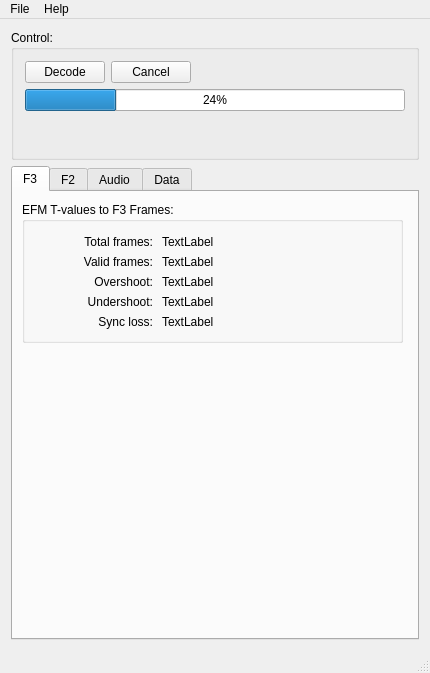
<?xml version="1.0" encoding="UTF-8"?>
<ui version="4.0">
 <class>MainWindow</class>
 <widget class="QMainWindow" name="MainWindow">
  <property name="geometry">
   <rect>
    <x>0</x>
    <y>0</y>
    <width>430</width>
    <height>673</height>
   </rect>
  </property>
  <property name="windowTitle">
   <string>ld-process-efm</string>
  </property>
  <property name="windowIcon">
   <iconset resource="resources.qrc">
    <normaloff>:/logos/Graphics/ld-process-efm logo 128px.png</normaloff>:/logos/Graphics/ld-process-efm logo 128px.png</iconset>
  </property>
  <widget class="QWidget" name="centralWidget">
   <layout class="QVBoxLayout" name="verticalLayout_2">
    <item>
     <layout class="QVBoxLayout" name="verticalLayout">
      <item>
       <widget class="QGroupBox" name="controlGroupBox">
        <property name="minimumSize">
         <size>
          <width>0</width>
          <height>0</height>
         </size>
        </property>
        <property name="maximumSize">
         <size>
          <width>16777215</width>
          <height>130</height>
         </size>
        </property>
        <property name="title">
         <string>Control:</string>
        </property>
        <layout class="QVBoxLayout" name="verticalLayout_4">
         <item>
          <layout class="QVBoxLayout" name="verticalLayout_3">
           <item>
            <layout class="QHBoxLayout" name="horizontalLayout">
             <item>
              <widget class="QPushButton" name="decodePushButton">
               <property name="text">
                <string>Decode</string>
               </property>
              </widget>
             </item>
             <item>
              <widget class="QPushButton" name="cancelPushButton">
               <property name="text">
                <string>Cancel</string>
               </property>
              </widget>
             </item>
             <item>
              <spacer name="horizontalSpacer">
               <property name="orientation">
                <enum>Qt::Horizontal</enum>
               </property>
               <property name="sizeHint" stdset="0">
                <size>
                 <width>40</width>
                 <height>20</height>
                </size>
               </property>
              </spacer>
             </item>
            </layout>
           </item>
           <item>
            <layout class="QHBoxLayout" name="horizontalLayout_2">
             <item>
              <widget class="QProgressBar" name="decodeProgressBar">
               <property name="value">
                <number>24</number>
               </property>
              </widget>
             </item>
            </layout>
           </item>
          </layout>
         </item>
         <item>
          <spacer name="verticalSpacer">
           <property name="orientation">
            <enum>Qt::Vertical</enum>
           </property>
           <property name="sizeHint" stdset="0">
            <size>
             <width>20</width>
             <height>40</height>
            </size>
           </property>
          </spacer>
         </item>
        </layout>
       </widget>
      </item>
      <item>
       <widget class="QTabWidget" name="feedbackTabWidget">
        <property name="currentIndex">
         <number>0</number>
        </property>
        <widget class="QWidget" name="f3FramesTab">
         <attribute name="title">
          <string>F3</string>
         </attribute>
         <widget class="QGroupBox" name="groupBox_4">
          <property name="geometry">
           <rect>
            <x>9</x>
            <y>10</y>
            <width>381</width>
            <height>141</height>
           </rect>
          </property>
          <property name="title">
           <string>EFM T-values to F3 Frames:</string>
          </property>
          <widget class="QLabel" name="label">
           <property name="geometry">
            <rect>
             <x>10</x>
             <y>30</y>
             <width>121</width>
             <height>20</height>
            </rect>
           </property>
           <property name="text">
            <string>Total frames:</string>
           </property>
           <property name="alignment">
            <set>Qt::AlignRight|Qt::AlignTrailing|Qt::AlignVCenter</set>
           </property>
          </widget>
          <widget class="QLabel" name="label_2">
           <property name="geometry">
            <rect>
             <x>10</x>
             <y>50</y>
             <width>121</width>
             <height>20</height>
            </rect>
           </property>
           <property name="text">
            <string>Valid frames:</string>
           </property>
           <property name="alignment">
            <set>Qt::AlignRight|Qt::AlignTrailing|Qt::AlignVCenter</set>
           </property>
          </widget>
          <widget class="QLabel" name="label_3">
           <property name="geometry">
            <rect>
             <x>10</x>
             <y>70</y>
             <width>121</width>
             <height>20</height>
            </rect>
           </property>
           <property name="text">
            <string>Overshoot:</string>
           </property>
           <property name="alignment">
            <set>Qt::AlignRight|Qt::AlignTrailing|Qt::AlignVCenter</set>
           </property>
          </widget>
          <widget class="QLabel" name="label_4">
           <property name="geometry">
            <rect>
             <x>10</x>
             <y>110</y>
             <width>121</width>
             <height>20</height>
            </rect>
           </property>
           <property name="text">
            <string>Sync loss:</string>
           </property>
           <property name="alignment">
            <set>Qt::AlignRight|Qt::AlignTrailing|Qt::AlignVCenter</set>
           </property>
          </widget>
          <widget class="QLabel" name="f3Frames_totalLabel">
           <property name="geometry">
            <rect>
             <x>140</x>
             <y>30</y>
             <width>231</width>
             <height>20</height>
            </rect>
           </property>
           <property name="text">
            <string>TextLabel</string>
           </property>
          </widget>
          <widget class="QLabel" name="f3Frames_validLabel">
           <property name="geometry">
            <rect>
             <x>140</x>
             <y>50</y>
             <width>231</width>
             <height>20</height>
            </rect>
           </property>
           <property name="text">
            <string>TextLabel</string>
           </property>
          </widget>
          <widget class="QLabel" name="f3Frames_overshoot">
           <property name="geometry">
            <rect>
             <x>140</x>
             <y>70</y>
             <width>231</width>
             <height>20</height>
            </rect>
           </property>
           <property name="text">
            <string>TextLabel</string>
           </property>
          </widget>
          <widget class="QLabel" name="f3Frames_syncLossLabel">
           <property name="geometry">
            <rect>
             <x>140</x>
             <y>110</y>
             <width>231</width>
             <height>20</height>
            </rect>
           </property>
           <property name="text">
            <string>TextLabel</string>
           </property>
          </widget>
          <widget class="QLabel" name="label_36">
           <property name="geometry">
            <rect>
             <x>10</x>
             <y>90</y>
             <width>121</width>
             <height>20</height>
            </rect>
           </property>
           <property name="text">
            <string>Undershoot:</string>
           </property>
           <property name="alignment">
            <set>Qt::AlignRight|Qt::AlignTrailing|Qt::AlignVCenter</set>
           </property>
          </widget>
          <widget class="QLabel" name="f3Frames_undershoot">
           <property name="geometry">
            <rect>
             <x>140</x>
             <y>90</y>
             <width>231</width>
             <height>20</height>
            </rect>
           </property>
           <property name="text">
            <string>TextLabel</string>
           </property>
          </widget>
         </widget>
        </widget>
        <widget class="QWidget" name="f2FramesTab">
         <attribute name="title">
          <string>F2</string>
         </attribute>
         <widget class="QGroupBox" name="groupBox">
          <property name="geometry">
           <rect>
            <x>10</x>
            <y>10</y>
            <width>381</width>
            <height>141</height>
           </rect>
          </property>
          <property name="title">
           <string>C1 CIRC:</string>
          </property>
          <widget class="QLabel" name="label_5">
           <property name="geometry">
            <rect>
             <x>10</x>
             <y>30</y>
             <width>121</width>
             <height>20</height>
            </rect>
           </property>
           <property name="text">
            <string>Total:</string>
           </property>
           <property name="alignment">
            <set>Qt::AlignRight|Qt::AlignTrailing|Qt::AlignVCenter</set>
           </property>
          </widget>
          <widget class="QLabel" name="label_6">
           <property name="geometry">
            <rect>
             <x>10</x>
             <y>50</y>
             <width>121</width>
             <height>20</height>
            </rect>
           </property>
           <property name="text">
            <string>Valid:</string>
           </property>
           <property name="alignment">
            <set>Qt::AlignRight|Qt::AlignTrailing|Qt::AlignVCenter</set>
           </property>
          </widget>
          <widget class="QLabel" name="label_7">
           <property name="geometry">
            <rect>
             <x>10</x>
             <y>70</y>
             <width>121</width>
             <height>20</height>
            </rect>
           </property>
           <property name="text">
            <string>Invalid:</string>
           </property>
           <property name="alignment">
            <set>Qt::AlignRight|Qt::AlignTrailing|Qt::AlignVCenter</set>
           </property>
          </widget>
          <widget class="QLabel" name="label_8">
           <property name="geometry">
            <rect>
             <x>10</x>
             <y>90</y>
             <width>121</width>
             <height>20</height>
            </rect>
           </property>
           <property name="text">
            <string>Corrected:</string>
           </property>
           <property name="alignment">
            <set>Qt::AlignRight|Qt::AlignTrailing|Qt::AlignVCenter</set>
           </property>
          </widget>
          <widget class="QLabel" name="label_9">
           <property name="geometry">
            <rect>
             <x>10</x>
             <y>110</y>
             <width>121</width>
             <height>20</height>
            </rect>
           </property>
           <property name="text">
            <string>Buffer flushes:</string>
           </property>
           <property name="alignment">
            <set>Qt::AlignRight|Qt::AlignTrailing|Qt::AlignVCenter</set>
           </property>
          </widget>
          <widget class="QLabel" name="label_10">
           <property name="geometry">
            <rect>
             <x>80</x>
             <y>180</y>
             <width>121</width>
             <height>20</height>
            </rect>
           </property>
           <property name="text">
            <string>Total:</string>
           </property>
           <property name="alignment">
            <set>Qt::AlignRight|Qt::AlignTrailing|Qt::AlignVCenter</set>
           </property>
          </widget>
         </widget>
         <widget class="QGroupBox" name="groupBox_2">
          <property name="geometry">
           <rect>
            <x>10</x>
            <y>160</y>
            <width>381</width>
            <height>141</height>
           </rect>
          </property>
          <property name="title">
           <string>C2 CIRC:</string>
          </property>
          <widget class="QLabel" name="label_11">
           <property name="geometry">
            <rect>
             <x>10</x>
             <y>30</y>
             <width>121</width>
             <height>20</height>
            </rect>
           </property>
           <property name="text">
            <string>Total:</string>
           </property>
           <property name="alignment">
            <set>Qt::AlignRight|Qt::AlignTrailing|Qt::AlignVCenter</set>
           </property>
          </widget>
          <widget class="QLabel" name="label_12">
           <property name="geometry">
            <rect>
             <x>10</x>
             <y>50</y>
             <width>121</width>
             <height>20</height>
            </rect>
           </property>
           <property name="text">
            <string>Valid:</string>
           </property>
           <property name="alignment">
            <set>Qt::AlignRight|Qt::AlignTrailing|Qt::AlignVCenter</set>
           </property>
          </widget>
          <widget class="QLabel" name="label_13">
           <property name="geometry">
            <rect>
             <x>10</x>
             <y>70</y>
             <width>121</width>
             <height>20</height>
            </rect>
           </property>
           <property name="text">
            <string>Invalid:</string>
           </property>
           <property name="alignment">
            <set>Qt::AlignRight|Qt::AlignTrailing|Qt::AlignVCenter</set>
           </property>
          </widget>
          <widget class="QLabel" name="label_14">
           <property name="geometry">
            <rect>
             <x>10</x>
             <y>90</y>
             <width>121</width>
             <height>20</height>
            </rect>
           </property>
           <property name="text">
            <string>Corrected:</string>
           </property>
           <property name="alignment">
            <set>Qt::AlignRight|Qt::AlignTrailing|Qt::AlignVCenter</set>
           </property>
          </widget>
          <widget class="QLabel" name="label_15">
           <property name="geometry">
            <rect>
             <x>10</x>
             <y>110</y>
             <width>121</width>
             <height>20</height>
            </rect>
           </property>
           <property name="text">
            <string>Buffer flushes:</string>
           </property>
           <property name="alignment">
            <set>Qt::AlignRight|Qt::AlignTrailing|Qt::AlignVCenter</set>
           </property>
          </widget>
          <widget class="QLabel" name="f2Frames_c2_total">
           <property name="geometry">
            <rect>
             <x>140</x>
             <y>30</y>
             <width>231</width>
             <height>20</height>
            </rect>
           </property>
           <property name="text">
            <string>TextLabel</string>
           </property>
          </widget>
          <widget class="QLabel" name="f2Frames_c2_valid">
           <property name="geometry">
            <rect>
             <x>140</x>
             <y>50</y>
             <width>231</width>
             <height>20</height>
            </rect>
           </property>
           <property name="text">
            <string>TextLabel</string>
           </property>
          </widget>
          <widget class="QLabel" name="f2Frames_c2_invalid">
           <property name="geometry">
            <rect>
             <x>140</x>
             <y>70</y>
             <width>231</width>
             <height>20</height>
            </rect>
           </property>
           <property name="text">
            <string>TextLabel</string>
           </property>
          </widget>
          <widget class="QLabel" name="f2Frames_c2_corrected">
           <property name="geometry">
            <rect>
             <x>140</x>
             <y>90</y>
             <width>231</width>
             <height>20</height>
            </rect>
           </property>
           <property name="text">
            <string>TextLabel</string>
           </property>
          </widget>
          <widget class="QLabel" name="f2Frames_c2_flushes">
           <property name="geometry">
            <rect>
             <x>140</x>
             <y>110</y>
             <width>231</width>
             <height>20</height>
            </rect>
           </property>
           <property name="text">
            <string>TextLabel</string>
           </property>
          </widget>
         </widget>
         <widget class="QGroupBox" name="groupBox_3">
          <property name="geometry">
           <rect>
            <x>10</x>
            <y>310</y>
            <width>381</width>
            <height>121</height>
           </rect>
          </property>
          <property name="title">
           <string>C2 Deinterleave:</string>
          </property>
          <widget class="QLabel" name="label_16">
           <property name="geometry">
            <rect>
             <x>10</x>
             <y>30</y>
             <width>121</width>
             <height>20</height>
            </rect>
           </property>
           <property name="text">
            <string>Total:</string>
           </property>
           <property name="alignment">
            <set>Qt::AlignRight|Qt::AlignTrailing|Qt::AlignVCenter</set>
           </property>
          </widget>
          <widget class="QLabel" name="label_17">
           <property name="geometry">
            <rect>
             <x>10</x>
             <y>50</y>
             <width>121</width>
             <height>20</height>
            </rect>
           </property>
           <property name="text">
            <string>Valid:</string>
           </property>
           <property name="alignment">
            <set>Qt::AlignRight|Qt::AlignTrailing|Qt::AlignVCenter</set>
           </property>
          </widget>
          <widget class="QLabel" name="label_18">
           <property name="geometry">
            <rect>
             <x>10</x>
             <y>70</y>
             <width>121</width>
             <height>20</height>
            </rect>
           </property>
           <property name="text">
            <string>Invalid:</string>
           </property>
           <property name="alignment">
            <set>Qt::AlignRight|Qt::AlignTrailing|Qt::AlignVCenter</set>
           </property>
          </widget>
          <widget class="QLabel" name="label_19">
           <property name="geometry">
            <rect>
             <x>10</x>
             <y>90</y>
             <width>121</width>
             <height>20</height>
            </rect>
           </property>
           <property name="text">
            <string>Buffer flushes:</string>
           </property>
           <property name="alignment">
            <set>Qt::AlignRight|Qt::AlignTrailing|Qt::AlignVCenter</set>
           </property>
          </widget>
          <widget class="QLabel" name="f2Frames_c2de_total">
           <property name="geometry">
            <rect>
             <x>140</x>
             <y>30</y>
             <width>231</width>
             <height>20</height>
            </rect>
           </property>
           <property name="text">
            <string>TextLabel</string>
           </property>
          </widget>
          <widget class="QLabel" name="f2Frames_c2de_valid">
           <property name="geometry">
            <rect>
             <x>140</x>
             <y>50</y>
             <width>231</width>
             <height>20</height>
            </rect>
           </property>
           <property name="text">
            <string>TextLabel</string>
           </property>
          </widget>
          <widget class="QLabel" name="f2Frames_c2de_invalid">
           <property name="geometry">
            <rect>
             <x>140</x>
             <y>70</y>
             <width>231</width>
             <height>20</height>
            </rect>
           </property>
           <property name="text">
            <string>TextLabel</string>
           </property>
          </widget>
          <widget class="QLabel" name="f2Frames_c2de_flushes">
           <property name="geometry">
            <rect>
             <x>140</x>
             <y>90</y>
             <width>231</width>
             <height>20</height>
            </rect>
           </property>
           <property name="text">
            <string>TextLabel</string>
           </property>
          </widget>
         </widget>
         <widget class="QLabel" name="f2Frames_c1_total">
          <property name="geometry">
           <rect>
            <x>150</x>
            <y>40</y>
            <width>231</width>
            <height>20</height>
           </rect>
          </property>
          <property name="text">
           <string>TextLabel</string>
          </property>
         </widget>
         <widget class="QLabel" name="f2Frames_c1_valid">
          <property name="geometry">
           <rect>
            <x>150</x>
            <y>60</y>
            <width>231</width>
            <height>20</height>
           </rect>
          </property>
          <property name="text">
           <string>TextLabel</string>
          </property>
         </widget>
         <widget class="QLabel" name="f2Frames_c1_invalid">
          <property name="geometry">
           <rect>
            <x>150</x>
            <y>80</y>
            <width>231</width>
            <height>20</height>
           </rect>
          </property>
          <property name="text">
           <string>TextLabel</string>
          </property>
         </widget>
         <widget class="QLabel" name="f2Frames_c1_corrected">
          <property name="geometry">
           <rect>
            <x>150</x>
            <y>100</y>
            <width>231</width>
            <height>20</height>
           </rect>
          </property>
          <property name="text">
           <string>TextLabel</string>
          </property>
         </widget>
         <widget class="QLabel" name="f2Frames_c1_flushes">
          <property name="geometry">
           <rect>
            <x>150</x>
            <y>120</y>
            <width>231</width>
            <height>20</height>
           </rect>
          </property>
          <property name="text">
           <string>TextLabel</string>
          </property>
         </widget>
        </widget>
        <widget class="QWidget" name="audioTab">
         <attribute name="title">
          <string>Audio</string>
         </attribute>
         <widget class="QGroupBox" name="groupBox_5">
          <property name="geometry">
           <rect>
            <x>10</x>
            <y>10</y>
            <width>381</width>
            <height>81</height>
           </rect>
          </property>
          <property name="title">
           <string>Stereo samples:</string>
          </property>
          <widget class="QLabel" name="label_20">
           <property name="geometry">
            <rect>
             <x>10</x>
             <y>30</y>
             <width>121</width>
             <height>20</height>
            </rect>
           </property>
           <property name="text">
            <string>Total valid:</string>
           </property>
           <property name="alignment">
            <set>Qt::AlignRight|Qt::AlignTrailing|Qt::AlignVCenter</set>
           </property>
          </widget>
          <widget class="QLabel" name="audio_totalValidSamples">
           <property name="geometry">
            <rect>
             <x>140</x>
             <y>30</y>
             <width>231</width>
             <height>20</height>
            </rect>
           </property>
           <property name="text">
            <string>TextLabel</string>
           </property>
          </widget>
          <widget class="QLabel" name="label_31">
           <property name="geometry">
            <rect>
             <x>10</x>
             <y>50</y>
             <width>121</width>
             <height>20</height>
            </rect>
           </property>
           <property name="text">
            <string>Total invalid:</string>
           </property>
           <property name="alignment">
            <set>Qt::AlignRight|Qt::AlignTrailing|Qt::AlignVCenter</set>
           </property>
          </widget>
          <widget class="QLabel" name="audio_totalInvalidSamples">
           <property name="geometry">
            <rect>
             <x>140</x>
             <y>50</y>
             <width>231</width>
             <height>20</height>
            </rect>
           </property>
           <property name="text">
            <string>TextLabel</string>
           </property>
          </widget>
         </widget>
         <widget class="QGroupBox" name="groupBox_8">
          <property name="geometry">
           <rect>
            <x>10</x>
            <y>100</y>
            <width>381</width>
            <height>301</height>
           </rect>
          </property>
          <property name="title">
           <string>Audio metadata:</string>
          </property>
          <widget class="QLabel" name="label_24">
           <property name="geometry">
            <rect>
             <x>10</x>
             <y>250</y>
             <width>121</width>
             <height>20</height>
            </rect>
           </property>
           <property name="text">
            <string>Encoder on:</string>
           </property>
           <property name="alignment">
            <set>Qt::AlignRight|Qt::AlignTrailing|Qt::AlignVCenter</set>
           </property>
          </widget>
          <widget class="QLabel" name="label_25">
           <property name="geometry">
            <rect>
             <x>10</x>
             <y>270</y>
             <width>121</width>
             <height>20</height>
            </rect>
           </property>
           <property name="text">
            <string>Encoder off:</string>
           </property>
           <property name="alignment">
            <set>Qt::AlignRight|Qt::AlignTrailing|Qt::AlignVCenter</set>
           </property>
          </widget>
          <widget class="QLabel" name="label_26">
           <property name="geometry">
            <rect>
             <x>10</x>
             <y>170</y>
             <width>121</width>
             <height>20</height>
            </rect>
           </property>
           <property name="text">
            <string>Invalid Q Mode:</string>
           </property>
           <property name="alignment">
            <set>Qt::AlignRight|Qt::AlignTrailing|Qt::AlignVCenter</set>
           </property>
          </widget>
          <widget class="QLabel" name="label_27">
           <property name="geometry">
            <rect>
             <x>10</x>
             <y>70</y>
             <width>121</width>
             <height>20</height>
            </rect>
           </property>
           <property name="text">
            <string>Track time:</string>
           </property>
           <property name="alignment">
            <set>Qt::AlignRight|Qt::AlignTrailing|Qt::AlignVCenter</set>
           </property>
          </widget>
          <widget class="QLabel" name="label_28">
           <property name="geometry">
            <rect>
             <x>10</x>
             <y>90</y>
             <width>121</width>
             <height>20</height>
            </rect>
           </property>
           <property name="text">
            <string>Disc time:</string>
           </property>
           <property name="alignment">
            <set>Qt::AlignRight|Qt::AlignTrailing|Qt::AlignVCenter</set>
           </property>
          </widget>
          <widget class="QLabel" name="audio_encoderRunning">
           <property name="geometry">
            <rect>
             <x>140</x>
             <y>250</y>
             <width>231</width>
             <height>20</height>
            </rect>
           </property>
           <property name="text">
            <string>TextLabel</string>
           </property>
          </widget>
          <widget class="QLabel" name="audio_encoderStopped">
           <property name="geometry">
            <rect>
             <x>140</x>
             <y>270</y>
             <width>231</width>
             <height>20</height>
            </rect>
           </property>
           <property name="text">
            <string>TextLabel</string>
           </property>
          </widget>
          <widget class="QLabel" name="audio_qModeInvalid">
           <property name="geometry">
            <rect>
             <x>140</x>
             <y>170</y>
             <width>231</width>
             <height>20</height>
            </rect>
           </property>
           <property name="text">
            <string>TextLabel</string>
           </property>
          </widget>
          <widget class="QLabel" name="audio_trackTime">
           <property name="geometry">
            <rect>
             <x>140</x>
             <y>70</y>
             <width>231</width>
             <height>20</height>
            </rect>
           </property>
           <property name="text">
            <string>TextLabel</string>
           </property>
          </widget>
          <widget class="QLabel" name="audio_discTime">
           <property name="geometry">
            <rect>
             <x>140</x>
             <y>90</y>
             <width>231</width>
             <height>20</height>
            </rect>
           </property>
           <property name="text">
            <string>TextLabel</string>
           </property>
          </widget>
          <widget class="QLabel" name="label_29">
           <property name="geometry">
            <rect>
             <x>10</x>
             <y>230</y>
             <width>121</width>
             <height>20</height>
            </rect>
           </property>
           <property name="text">
            <string>Sections:</string>
           </property>
           <property name="alignment">
            <set>Qt::AlignRight|Qt::AlignTrailing|Qt::AlignVCenter</set>
           </property>
          </widget>
          <widget class="QLabel" name="audio_sectionsProcessed">
           <property name="geometry">
            <rect>
             <x>140</x>
             <y>230</y>
             <width>231</width>
             <height>20</height>
            </rect>
           </property>
           <property name="text">
            <string>TextLabel</string>
           </property>
          </widget>
          <widget class="QLabel" name="label_30">
           <property name="geometry">
            <rect>
             <x>10</x>
             <y>30</y>
             <width>121</width>
             <height>20</height>
            </rect>
           </property>
           <property name="text">
            <string>Track Number:</string>
           </property>
           <property name="alignment">
            <set>Qt::AlignRight|Qt::AlignTrailing|Qt::AlignVCenter</set>
           </property>
          </widget>
          <widget class="QLabel" name="audio_trackNumber">
           <property name="geometry">
            <rect>
             <x>140</x>
             <y>30</y>
             <width>231</width>
             <height>20</height>
            </rect>
           </property>
           <property name="text">
            <string>TextLabel</string>
           </property>
          </widget>
          <widget class="QLabel" name="label_32">
           <property name="geometry">
            <rect>
             <x>10</x>
             <y>50</y>
             <width>121</width>
             <height>20</height>
            </rect>
           </property>
           <property name="text">
            <string>Subdivision:</string>
           </property>
           <property name="alignment">
            <set>Qt::AlignRight|Qt::AlignTrailing|Qt::AlignVCenter</set>
           </property>
          </widget>
          <widget class="QLabel" name="audio_subdivision">
           <property name="geometry">
            <rect>
             <x>140</x>
             <y>50</y>
             <width>231</width>
             <height>20</height>
            </rect>
           </property>
           <property name="text">
            <string>TextLabel</string>
           </property>
          </widget>
          <widget class="QLabel" name="label_33">
           <property name="geometry">
            <rect>
             <x>10</x>
             <y>130</y>
             <width>121</width>
             <height>20</height>
            </rect>
           </property>
           <property name="text">
            <string>Q Mode 1:</string>
           </property>
           <property name="alignment">
            <set>Qt::AlignRight|Qt::AlignTrailing|Qt::AlignVCenter</set>
           </property>
          </widget>
          <widget class="QLabel" name="label_34">
           <property name="geometry">
            <rect>
             <x>10</x>
             <y>150</y>
             <width>121</width>
             <height>20</height>
            </rect>
           </property>
           <property name="text">
            <string>Q Mode 4:</string>
           </property>
           <property name="alignment">
            <set>Qt::AlignRight|Qt::AlignTrailing|Qt::AlignVCenter</set>
           </property>
          </widget>
          <widget class="QLabel" name="audio_qMode1">
           <property name="geometry">
            <rect>
             <x>140</x>
             <y>130</y>
             <width>231</width>
             <height>20</height>
            </rect>
           </property>
           <property name="text">
            <string>TextLabel</string>
           </property>
          </widget>
          <widget class="QLabel" name="audio_qMode4">
           <property name="geometry">
            <rect>
             <x>140</x>
             <y>150</y>
             <width>231</width>
             <height>20</height>
            </rect>
           </property>
           <property name="text">
            <string>TextLabel</string>
           </property>
          </widget>
          <widget class="QLabel" name="label_35">
           <property name="geometry">
            <rect>
             <x>10</x>
             <y>190</y>
             <width>121</width>
             <height>20</height>
            </rect>
           </property>
           <property name="text">
            <string>Corrected:</string>
           </property>
           <property name="alignment">
            <set>Qt::AlignRight|Qt::AlignTrailing|Qt::AlignVCenter</set>
           </property>
          </widget>
          <widget class="QLabel" name="audio_qModeCorrected">
           <property name="geometry">
            <rect>
             <x>140</x>
             <y>190</y>
             <width>231</width>
             <height>20</height>
            </rect>
           </property>
           <property name="text">
            <string>TextLabel</string>
           </property>
          </widget>
         </widget>
        </widget>
        <widget class="QWidget" name="dataTab">
         <attribute name="title">
          <string>Data</string>
         </attribute>
         <widget class="QGroupBox" name="groupBox_6">
          <property name="geometry">
           <rect>
            <x>10</x>
            <y>10</y>
            <width>381</width>
            <height>61</height>
           </rect>
          </property>
          <property name="title">
           <string>Sectors:</string>
          </property>
          <widget class="QLabel" name="label_21">
           <property name="geometry">
            <rect>
             <x>10</x>
             <y>30</y>
             <width>121</width>
             <height>20</height>
            </rect>
           </property>
           <property name="text">
            <string>Total:</string>
           </property>
           <property name="alignment">
            <set>Qt::AlignRight|Qt::AlignTrailing|Qt::AlignVCenter</set>
           </property>
          </widget>
          <widget class="QLabel" name="data_total">
           <property name="geometry">
            <rect>
             <x>140</x>
             <y>30</y>
             <width>231</width>
             <height>20</height>
            </rect>
           </property>
           <property name="text">
            <string>TextLabel</string>
           </property>
          </widget>
         </widget>
         <widget class="QGroupBox" name="groupBox_7">
          <property name="geometry">
           <rect>
            <x>10</x>
            <y>80</y>
            <width>381</width>
            <height>81</height>
           </rect>
          </property>
          <property name="title">
           <string>Empty sectors analysis:</string>
          </property>
          <widget class="QLabel" name="label_22">
           <property name="geometry">
            <rect>
             <x>10</x>
             <y>30</y>
             <width>121</width>
             <height>20</height>
            </rect>
           </property>
           <property name="text">
            <string>Signal gaps:</string>
           </property>
           <property name="alignment">
            <set>Qt::AlignRight|Qt::AlignTrailing|Qt::AlignVCenter</set>
           </property>
          </widget>
          <widget class="QLabel" name="label_23">
           <property name="geometry">
            <rect>
             <x>10</x>
             <y>50</y>
             <width>121</width>
             <height>20</height>
            </rect>
           </property>
           <property name="text">
            <string>Corruption:</string>
           </property>
           <property name="alignment">
            <set>Qt::AlignRight|Qt::AlignTrailing|Qt::AlignVCenter</set>
           </property>
          </widget>
          <widget class="QLabel" name="data_signalGaps">
           <property name="geometry">
            <rect>
             <x>140</x>
             <y>30</y>
             <width>231</width>
             <height>20</height>
            </rect>
           </property>
           <property name="text">
            <string>TextLabel</string>
           </property>
          </widget>
          <widget class="QLabel" name="data_corruption">
           <property name="geometry">
            <rect>
             <x>140</x>
             <y>50</y>
             <width>231</width>
             <height>20</height>
            </rect>
           </property>
           <property name="text">
            <string>TextLabel</string>
           </property>
          </widget>
         </widget>
        </widget>
       </widget>
      </item>
     </layout>
    </item>
   </layout>
  </widget>
  <widget class="QMenuBar" name="menuBar">
   <property name="geometry">
    <rect>
     <x>0</x>
     <y>0</y>
     <width>430</width>
     <height>22</height>
    </rect>
   </property>
   <widget class="QMenu" name="menuFile">
    <property name="title">
     <string>File</string>
    </property>
    <addaction name="actionOpen_EFM_file"/>
    <addaction name="separator"/>
    <addaction name="actionSave_Audio_As"/>
    <addaction name="actionSave_Data_As"/>
    <addaction name="separator"/>
    <addaction name="actionExit"/>
   </widget>
   <widget class="QMenu" name="menuHelp">
    <property name="title">
     <string>Help</string>
    </property>
    <addaction name="actionAbout_ld_process_efm"/>
   </widget>
   <addaction name="menuFile"/>
   <addaction name="menuHelp"/>
  </widget>
  <widget class="QStatusBar" name="statusBar"/>
  <action name="actionOpen_EFM_file">
   <property name="text">
    <string>Open EFM file...</string>
   </property>
  </action>
  <action name="actionExit">
   <property name="text">
    <string>Exit</string>
   </property>
  </action>
  <action name="actionAbout_ld_process_efm">
   <property name="text">
    <string>About ld-process-efm...</string>
   </property>
  </action>
  <action name="actionSave_Audio_As">
   <property name="text">
    <string>Save Audio As...</string>
   </property>
  </action>
  <action name="actionSave_Data_As">
   <property name="text">
    <string>Save Data As...</string>
   </property>
  </action>
 </widget>
 <layoutdefault spacing="6" margin="11"/>
 <resources>
  <include location="resources.qrc"/>
 </resources>
 <connections/>
</ui>
